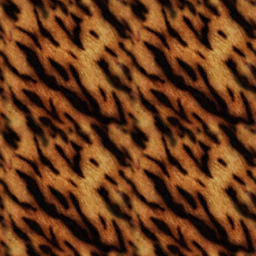
#> input picture _unused/eval/fur256.png, 256 x 256 px, found by its file name; its folder holds 5 pictures in this run
$ python eval.py
#> lines starting #> are read from the running program, lines starting #| are printed output that depends on the picture
### utils.py
import time
import os
import shutil
import torch
import subprocess as proc
import numpy as np

from PIL import Image
from es import compute_ranks

OBS_TEMP = 'data/obs/temp/'
OBS_DATA = 'data/obs/data/'

# [5 lines left out: function save_im, not called in this run]

def load_im(path=None, id=0, normalize=True):
#> called with path = 'results/eval/fur256.png', id = 0, normalize = True
    if not path:
        files = os.listdir(OBS_DATA)
        if (len(files) > 0):
            _path = f'{OBS_DATA}{files[id]}'
        else: return None
    else:
        _path = path

    img = Image.open(_path).convert('L')
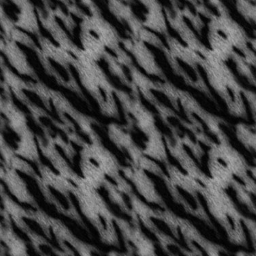
#> img: PIL image 256x256 L; min 1, max 175, mean 68.3
    im = np.asarray(img, dtype=np.float32)
    return im/255.0 if normalize else im

def clean():
    proc.call(['image-cleaner', OBS_TEMP])

# [6 lines left out: function move_temp_to_data, not called in this run]

""" Save a checkpoint of the models """
# [9 lines left out: function save_checkpoint, not called in this run]

### _unused/eval.py
import numpy as np
from pyqtree import Index
from datetime import datetime

import matplotlib.pyplot as plt
import matplotlib.patches as patches

import io
from fractal_compression import compress
from PIL import Image

import sys
sys.path.append('./')

from utils import load_im

max_depth = 6
bias = 0.0125

a = 1.0 # visual_complexity_weight
b = 0.4 # processing_complexity_left_weight
c = 0.2 # processing_complexity_right_weight

class Region:
    def __init__(self, location, size, level):
        self.location = location
        self.size = size
        self.level = level

def split4(im):
    top_bottom = np.split(im, 2, axis=0)
    top_lr = np.split(top_bottom[0], 2, axis=1)
    bottom_lr = np.split(top_bottom[1], 2, axis=1)
    return top_lr[0], top_lr[1], bottom_lr[0], bottom_lr[1]

def concat4(tl, tr, bl, br):
    top = np.concatenate((tl, tr), axis=1)
    bottom = np.concatenate((tl, tr), axis=1)
    return np.concatenate((top, bottom), axis=0)

def mean4(splits):
    return np.mean(splits[0], axis=(0,1)), np.mean(splits[1], axis=(0,1)), np.mean(splits[2], axis=(0,1)), np.mean(splits[3], axis=(0,1))

def max4(splits):
    return np.max(splits[0], axis=(0,1)), np.max(splits[1], axis=(0,1)), np.max(splits[2], axis=(0,1)), np.max(splits[3], axis=(0,1))

def equal4(measurements):
    first = measurements[0]
    return all((x == first).all() for x in measurements)

def traverse(im, bbox, depth, qtree):
    if (depth > max_depth):
        return

    splits = split4(im)
    w, h = splits[0].shape
    measurements = mean4(splits)
    mean = np.mean(measurements)

    if (mean > bias and mean < (1.0-bias)):
        for i in range(0, 4):
            ix, iy = i%2, i//2
            x1, y1 = bbox[0]+ix*w, bbox[1]+iy*h
            x2, y2 = x1+w, y1+h
            _bbox = (x1, y1, x2, y2)

            qtree.insert(Region(location=(x1, y1), size=(w, h), level=depth), _bbox)
            traverse(splits[i], _bbox, depth+1, qtree)

    return qtree

def evaluate(im, save=False):
#> called with save = True
    width, height = im.shape
#> width = 256; height = 256
    rect_im = (0, 0, width, height)
#> rect_im = (0, 0, 256, 256)

    # fractal method
    qtree = traverse(im, rect_im, 1, Index(bbox=rect_im))
    regions = qtree.intersect(rect_im)

    transformations = compress(im, 8, 4, 8)

    # rmse: np.sqrt(np.mean(np.square(target - img)))
    PCt0 = sum(1 for r in regions if r.level < max_depth-1)
    PCt1 = sum(1 for r in regions if r.level < max_depth)
    PC = len(regions)/im.size # processing_compression_ratio

    # jpeg method
    im_pil = Image.fromarray(im*255)
    im_pil = im_pil.convert('RGB')
    jpegbuf = io.BytesIO()
    im_pil.save(jpegbuf, format='JPEG', quality=95)

    nbytes_rgb_raw = im.size
    nbytes_jpeg = jpegbuf.getbuffer().nbytes
    IC = nbytes_jpeg/nbytes_rgb_raw # complexity compression ratio

    # fitness
    fitness = IC**a / (PCt0*PCt1)**b * ((PCt1-PCt0)/PCt1)**c
    #fitness = IC / PC

    if save:
        fig, ax = plt.subplots(1)
        ax.set_xlim(0, width)
        ax.set_ylim(0, height)
        ax.imshow(im)

        for r in regions:
            x1, y1 = r.location
            w, h = r.size
            rect = patches.Rectangle((x1, y1), w, h, linewidth=0.5, edgecolor='r', facecolor='none')
            ax.add_patch(rect)

        plt.text(0, 1, f'{round(fitness, 8)}', fontsize=12, color='w')
        print(f'P compression ratio: {PC}\nC compression ratio: {IC}')
        print(f'{nbytes_rgb_raw} raw bytes\n{nbytes_jpeg} compressed bytes\n{len(regions)} regions / {im.size} px')

        plt.savefig(f'results/eval/{datetime.now().strftime("%Y%m%d_%H%M%S")}.png')

    return fitness


img = load_im('results/eval/fur256.png')
evaluate(img, True)
#> (the call stopped at in evaluate, `qtree = traverse(im, rect_im, 1, Index(bbox=rect_im))`: pyqtree is not available in this run)

# [14 lines of commented-out code are left out]


print('done!')
